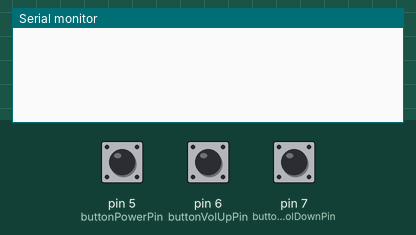
Recording of a sketch running on a simulated Arduino Uno, built with avr-gcc and run on an emulated ATmega328P. Parts: the last lines printed to the serial monitor. The test bench sets the inputs (shaded band); at power-on: pin 5 (buttonPowerPin) LOW, pin 6 (buttonVolUpPin) LOW, pin 7 (buttonVolDownPin) LOW.

Above: at 1.2 s.
1.3 s: pin 5 (buttonPowerPin) pulled HIGH for 0.15 s
At 2.6 s:
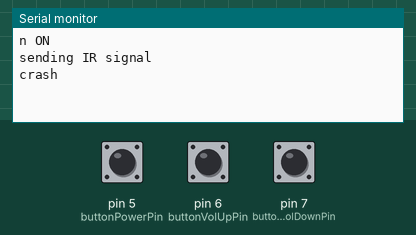
2.9 s: pin 6 (buttonVolUpPin) pulled HIGH for 0.15 s
At 3.9 s:
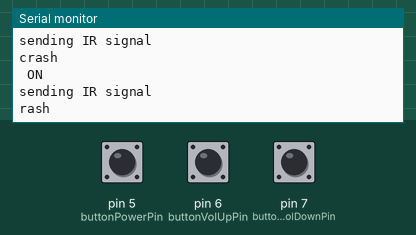
4.9 s: pin 7 (buttonVolDownPin) pulled HIGH for 0.15 s
At 6.6 s:
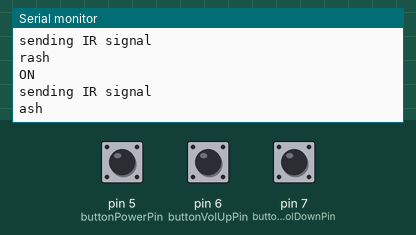

Measured:
- after the input at 1.3 s, the serial monitor: prints a new line at once (image 1)
- after the input at 2.9 s, the serial monitor: prints a new line at once (image 2)
- after the input at 4.9 s, the serial monitor: prints a new line at once (image 3)

The sketch:

lg_remote.ino
```cpp
#include <IRremote.h>

IRsend irsend;

const unsigned long POWER = 0x20DF10EF;
const unsigned long CH_UP = 0x20DF00FF;
const unsigned long CH_DOWN = 0x20DF807F;
const unsigned long VOL_UP = 0x20DF40BF;
const unsigned long VOL_DOWN = 0x20DFC03F;

const int  buttonPowerPin = 5;
const int  buttonVolUpPin = 6;
const int  buttonVolDownPin = 7;

int buttonPowerState = 0;
int lastButtonPowerState = 0;

int buttonVolUpState = 0;
int lastButtonVolUpState = 0;

int buttonVolDownState = 0;
int lastButtonVolDownState = 0;


void setup()
{
  pinMode(buttonPowerPin, INPUT);
  pinMode(buttonVolUpPin, INPUT);
  pinMode(buttonVolDownPin, INPUT);

  Serial.begin(9600);
}

void loop() {
  lastButtonPowerState = checkButtonState(buttonPowerState, lastButtonPowerState, buttonPowerPin, POWER);
  lastButtonVolUpState = checkButtonState(buttonVolUpState, lastButtonVolUpState, buttonVolUpPin, VOL_UP);
  lastButtonVolDownState = checkButtonState(buttonVolDownState, lastButtonVolDownState, buttonVolDownPin, VOL_DOWN);
}

void sendIR(long irSignal) {
  Serial.println("sending IR signal");
  for (int i = 0; i < 3; i++) {
    irsend.sendNEC(irSignal, 32);
    delay(100);
  }
}

int checkButtonState(int buttonState, int lastButtonState, int buttonPin, unsigned long irSignal) {
  buttonState = digitalRead(buttonPin);

  if (buttonState != lastButtonState) {
    if (buttonState == HIGH) {
      Serial.println("button ON " + buttonPin);
      sendIR(irSignal);
    } else {
      Serial.println(buttonPin + " off");
    }
    delay(50);
  }

  return buttonState;
}
```
